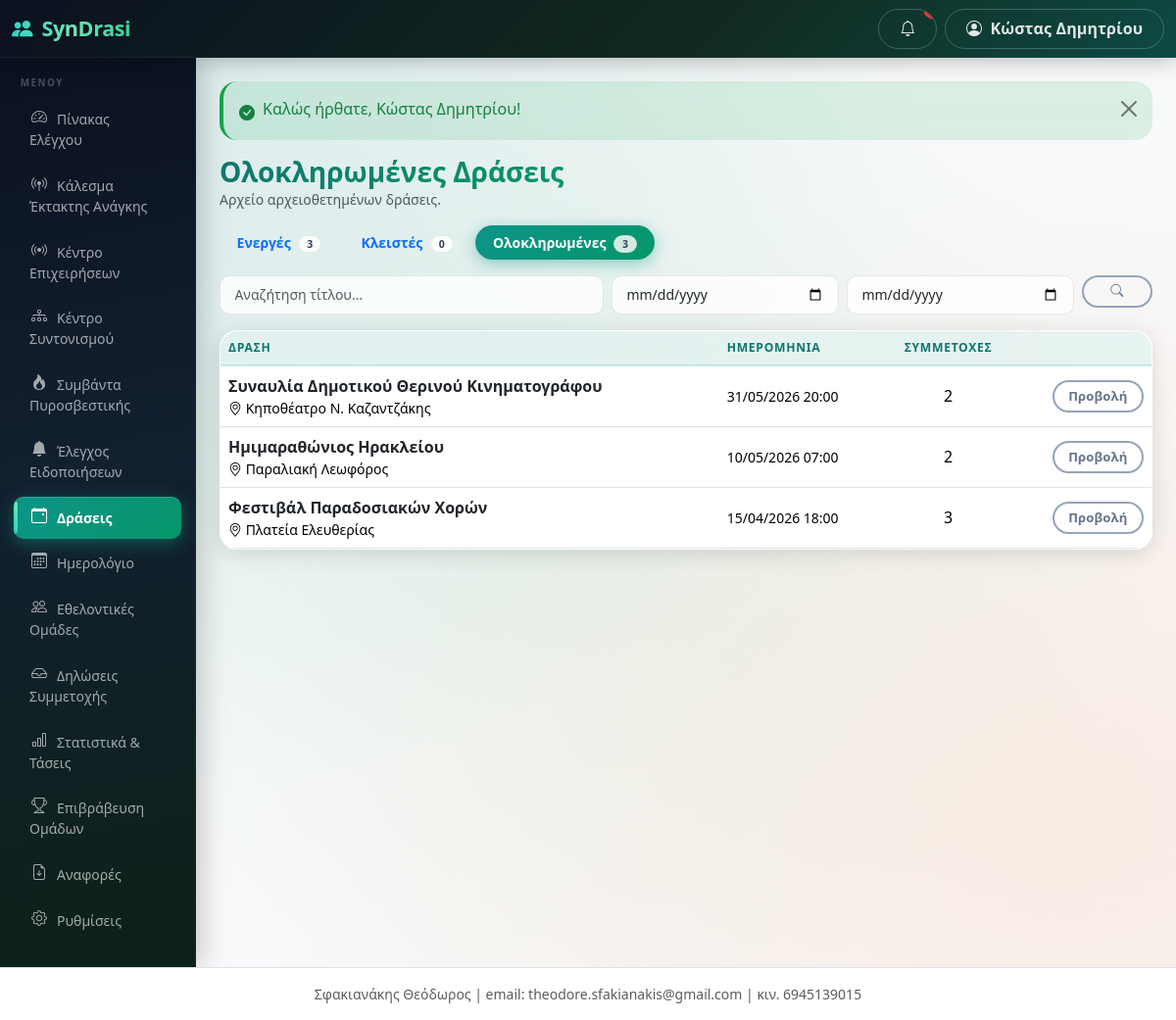
The page /public/events/completed (signed in) on the database its author committed.
### tables this page shows
CREATE TABLE users (
  id INT AUTO_INCREMENT PRIMARY KEY,
  municipality_id INT NULL,
  team_id INT NULL,
  name VARCHAR(255) NOT NULL,
  email VARCHAR(255) NOT NULL UNIQUE,
  phone VARCHAR(50) NULL,
  password_hash VARCHAR(255) NOT NULL,
  role ENUM('super_admin','municipality_admin','team_admin','event_operator') NOT NULL,
  status ENUM('active','inactive') NOT NULL DEFAULT 'active',
  language_code VARCHAR(10) NULL,
  last_login_at DATETIME NULL,
  created_at DATETIME NOT NULL DEFAULT CURRENT_TIMESTAMP,
  updated_at DATETIME NULL ON UPDATE CURRENT_TIMESTAMP,
  INDEX idx_users_municipality_id (municipality_id),
  INDEX idx_users_team_id (team_id),
  FOREIGN KEY (language_code) REFERENCES languages(code)
);

CREATE TABLE events (
  id INT AUTO_INCREMENT PRIMARY KEY,
  municipality_id INT NOT NULL,
  category_id INT NULL,
  title VARCHAR(255) NOT NULL,
  description TEXT NULL,
  location_name VARCHAR(255) NULL,
  address VARCHAR(255) NULL,
  latitude DECIMAL(10,7) NULL,
  longitude DECIMAL(10,7) NULL,
  start_datetime DATETIME NOT NULL,
  end_datetime DATETIME NOT NULL,
  requested_people INT NOT NULL DEFAULT 0,
  requested_vehicle TINYINT(1) NOT NULL DEFAULT 0,
  requested_medical_equipment TINYINT(1) NOT NULL DEFAULT 0,
  requested_items_json TEXT NULL,
  instructions TEXT NULL,
  status ENUM('draft','open','review','confirmed','active','closed','completed','cancelled') NOT NULL DEFAULT 'draft',
  public_token VARCHAR(64) NULL UNIQUE,
  published_at DATETIME NULL,
  created_by INT NOT NULL,
  created_at DATETIME NOT NULL DEFAULT CURRENT_TIMESTAMP,
  updated_at DATETIME NULL ON UPDATE CURRENT_TIMESTAMP,
  last_activity_at DATETIME NULL COMMENT 'bumped by live-ops writes; poll change detection (migration 040)',
  reconciliation_notes TEXT NULL,
  story_token VARCHAR(64) NULL COMMENT 'no-login public Story link',
  story_published_at DATETIME NULL,
  INDEX idx_events_municipality_id (municipality_id),
  INDEX idx_events_status (status),
  INDEX idx_events_start_datetime (start_datetime),
  INDEX idx_events_story_token (story_token),
  INDEX idx_events_muni_status_start (municipality_id, status, start_datetime)
);

### views/events/completed.php (the view)
<?php
$terms = $terms ?? authority_context();
$eventPlural = $terms['event_plural'] ?? 'Δράσεις';
$eventPluralLc = $terms['event_plural_lc'] ?? 'δράσεις';
$eventSingular = $terms['event_singular'] ?? 'Δράση';
?>
<div class="d-flex flex-wrap justify-content-between align-items-center mb-3 gap-2">
  <div>
    <h1 class="h3 mb-0"><?= e(t('events/completed.001', 'Ολοκληρωμένες')) ?> <?= e($eventPlural) ?></h1>
    <p class="text-muted small mb-0"><?= e(t('events/completed.012', 'Αρχείο αρχειοθετημένων')) ?> <?= e($eventPluralLc) ?>.</p>
  </div>
</div>
<ul class="nav nav-pills mb-3 small">
  <li class="nav-item"><a class="nav-link" href="<?= e(url('/events')) ?>"><?= e(t('events/completed.003', 'Ενεργές')) ?> <span class="badge text-bg-light ms-1"><?= (int) ($tabCounts['active'] ?? 0) ?></span></a></li>
  <li class="nav-item"><a class="nav-link" href="<?= e(url('/events/closed')) ?>"><?= e(t('events/completed.004', 'Κλειστές')) ?> <span class="badge text-bg-light ms-1"><?= (int) ($tabCounts['closed'] ?? 0) ?></span></a></li>
  <li class="nav-item"><a class="nav-link active" href="<?= e(url('/events/completed')) ?>"><?= e(t('events/completed.001', 'Ολοκληρωμένες')) ?> <span class="badge text-bg-light ms-1"><?= (int) ($tabCounts['completed'] ?? 0) ?></span></a></li>
</ul>
<form method="get" class="row g-2 mb-3">
  <div class="col-md-5">
    <input type="text" name="q" class="form-control form-control-sm" placeholder="<?= e(t('events/completed.009', 'Αναζήτηση τίτλου...')) ?>" value="<?= e($q) ?>">
  </div>
  <div class="col-md-3">
    <input type="date" name="from" class="form-control form-control-sm" value="<?= e($from) ?>" title="<?= e(t('events/completed.010', 'Από')) ?>">
  </div>
  <div class="col-md-3">
    <input type="date" name="to" class="form-control form-control-sm" value="<?= e($to) ?>" title="<?= e(t('events/completed.011', 'Έως')) ?>">
  </div>
  <div class="col-md-1">
    <button class="btn btn-sm btn-outline-secondary w-100"><i class="bi bi-search"></i></button>
  </div>
</form>
<?php if (!$events): ?>
  <div class="alert alert-info"><?= e(t('events/completed.013', 'Δεν βρέθηκαν ολοκληρωμένες')) ?> <?= e($eventPluralLc) ?>.</div>
<?php else: ?>
  <div class="card shadow-sm">
    <div class="table-responsive">
      <table class="table table-hover align-middle mb-0">
        <thead class="table-light">
          <tr>
            <th><?= e($eventSingular) ?></th>
            <th><?= e(t('events/completed.006', 'Ημερομηνία')) ?></th>
            <th class="text-center"><?= e(t('events/completed.007', 'Συμμετοχές')) ?></th>
            <th></th>
          </tr>
        </thead>
        <tbody>
          <?php foreach ($events as $e): ?>
            <tr class="text-muted">
              <td>
                <strong class="text-body"><?= e($e['title']) ?></strong>
                <?php if ($e['location_name']): ?>
                  <div class="small"><i class="bi bi-geo-alt"></i> <?= e($e['location_name']) ?></div>
                <?php endif; ?>
              </td>
              <td class="small text-nowrap"><?= e(gr_datetime($e['start_datetime'])) ?></td>
              <td class="text-center"><?= (int) $e['applications_count'] ?></td>
              <td class="text-end">
                <a href="<?= e(url('/events/' . $e['id'])) ?>" class="btn btn-sm btn-outline-secondary"><?= e(t('events/completed.008', 'Προβολή')) ?></a>
              </td>
            </tr>
          <?php endforeach; ?>
        </tbody>
      </table>
    </div>
  </div>
<?php endif; ?>

### app/Helpers/Router.php (shortened to what the rows shown need)
<?php
class Router
{
    private $routes = [];
    public function get($pattern, $handler, array $options = [])
    {
        $this->routes[] = ['GET', $pattern, $handler, $options];
    }
    public function post($pattern, $handler, array $options = [])
    {
        $this->routes[] = ['POST', $pattern, $handler, $options];
    }
    public function dispatch($method, $uri)
    {
        $path = parse_url($uri, PHP_URL_PATH);
        $base = base_uri();
        if ($base !== '' && strpos($path, $base) === 0) {
            $path = substr($path, strlen($base));
        } else {
            $parent = preg_replace('#/public$#', '', $base);
            if ($parent !== $base && $parent !== '' && strpos($path, $parent) === 0) {
                $path = substr($path, strlen($parent));
            }
        }
        $path = '/' . trim($path, '/');
        foreach ($this->routes as $route) {
            list($m, $pattern, $handler, $options) = $route;
            if ($m !== $method) {
                continue;
            }
            $regex = '#^' . preg_replace_callback(
                '/\{([a-zA-Z_]+)\}/',
                function ($m) {
                    return $m[1] === 'token' ? '([A-Za-z0-9]+)' : '(\d+)';
                },
                $pattern
            ) . '$#';
            if (preg_match($regex, $path, $matches)) {
                array_shift($matches);
                $this->enforceAccess($options);
                list($class, $action) = explode('@', $handler);
                $controller = new $class();
                return call_user_func_array([$controller, $action], $matches);
            }
        }
    }
    private function enforceAccess(array $options)
    {
        if (!empty($options['roles'])) {
            requireRole($options['roles']);
            return;
        }
    }
}

### views/layouts/header.php (shortened to what the rows shown need)
<?php $unreadCount = is_logged_in() ? Notification::unreadCount($_SESSION['user_id']) : 0; ?>
<!DOCTYPE html>
<html lang="el">
<head>
<link href="https://cdn.jsdelivr.net/npm/bootstrap@5.3.3/dist/css/bootstrap.min.css" rel="stylesheet">
<link href="https://cdn.jsdelivr.net/npm/bootstrap-icons@1.11.3/font/bootstrap-icons.min.css" rel="stylesheet">
<link href="<?= e(url('/assets/css/app.css')) ?>" rel="stylesheet">
</head>
<body class="bg-light">
<nav class="navbar navbar-dark syndrasi-topbar sticky-top">
  <div class="container-fluid">
    <div class="d-flex align-items-center">
      <button class="btn btn-outline-light d-lg-none me-2" type="button" data-bs-toggle="offcanvas" data-bs-target="#sidebarMenu" aria-label="<?= e(t('layouts/header.006', 'Μενού')) ?>">
      </button>
      <a class="navbar-brand fw-bold" href="<?= e(url('/')) ?>">
        <i class="bi bi-people-fill me-1"></i> SynDrasi
      </a>
    </div>
    <div class="d-flex align-items-center gap-2">
      <a href="<?= e(url('/notifications')) ?>" class="btn btn-outline-light position-relative" title="<?= e(t('layouts/header.008', 'Ειδοποιήσεις')) ?>" id="navNotifBell">
        <i class="bi bi-bell"></i>
        <span class="position-absolute top-0 start-100 translate-middle badge rounded-pill bg-danger"
              id="navNotifBadge" <?= $unreadCount > 0 ? '' : 'style="display:none"' ?>><?= (int) $unreadCount ?></span>
      </a>
      <div class="dropdown">
        <button class="btn btn-outline-light dropdown-toggle" data-bs-toggle="dropdown">
          <i class="bi bi-person-circle me-1"></i>
          <span class="d-none d-md-inline"><?= e(current_user() ? current_user()['name'] : '') ?></span>
        </button>
      </div>
    </div>
  </div>
</nav>
<div class="container-fluid">
  <div class="row">
    <?php include BASE_PATH . '/views/layouts/sidebar.php'; ?>
    <main class="col-lg-10 ms-sm-auto px-3 px-md-4 py-4">
      <?php include BASE_PATH . '/views/layouts/flash.php'; ?>

### views/layouts/sidebar.php (shortened to what the rows shown need)
<?php
$role = current_role();
$currentPath = parse_url($_SERVER['REQUEST_URI'], PHP_URL_PATH);
$midForTerms = function_exists('current_municipality_id') ? current_municipality_id() : null;
$authorityTerms = $midForTerms ? authority_context($midForTerms) : authority_defaults('municipality');
$authorityTypeForMenu = $authorityTerms['authority_type'] ?? 'municipality';
$eventMenuLabel = t('authority/' . $authorityTypeForMenu . '.event_plural', $authorityTerms['event_plural'] ?? 'Δράσεις');
$teamMenuLabel = t('authority/' . $authorityTypeForMenu . '.team_plural', $authorityTerms['team_plural'] ?? 'Εθελοντικές Ομάδες');
$menus = [];
if ($role === 'municipality_admin') {
    $menus = [
        ['/dashboard',    'bi-speedometer2',              t('layouts/sidebar.003', 'Πίνακας Ελέγχου')],
        ['/mobilizations', 'bi-broadcast-pin',            t('layouts/sidebar.004', 'Κάλεσμα Έκτακτης Ανάγκης')],
        ['/operations',   'bi-broadcast',                 t('layouts/sidebar.005', 'Κέντρο Επιχειρήσεων')],
        ['/operations/war-room', 'bi-diagram-3',          t('layouts/sidebar.006', 'Κέντρο Συντονισμού')],
        ['/fire-service', 'bi-fire',                       t('layouts/sidebar.007', 'Συμβάντα Πυροσβεστικής')],
        ['/notification-center', 'bi-bell-fill',           t('layouts/sidebar.008', 'Έλεγχος Ειδοποιήσεων')],
        ['/events',       'bi-calendar-event',            $eventMenuLabel],
        ['/events/calendar', 'bi-calendar3',              t('layouts/sidebar.009', 'Ημερολόγιο')],
        ['/teams',        'bi-people',                    $teamMenuLabel],
        ['/applications', 'bi-inbox',                     t('layouts/sidebar.010', 'Δηλώσεις Συμμετοχής')],
        ['/statistics',   'bi-bar-chart',                 t('layouts/sidebar.011', 'Στατιστικά & Τάσεις')],
        ['/awards',       'bi-trophy',                    t('layouts/sidebar.012', 'Επιβράβευση Ομάδων')],
        ['/reports',      'bi-file-earmark-arrow-down',   t('layouts/sidebar.013', 'Αναφορές')],
        ['/settings',     'bi-gear',                      t('layouts/sidebar.014', 'Ρυθμίσεις')],
    ];
}
$base = base_uri();
function sidebar_active($path, $currentPath, $base)
{
    $full = $base . $path;
    if (in_array($path, ['/dashboard','/team/dashboard','/admin/dashboard','/events/calendar'], true)) {
        return $currentPath === $full;
    }
    return strpos($currentPath, $full) === 0;
}
?>
<div class="offcanvas-lg offcanvas-start col-lg-2 d-lg-block sidebar p-0" tabindex="-1" id="sidebarMenu">
  <?php
  if (in_array($role, ['municipality_admin', 'event_operator'], true)) {
      $mid = current_municipality_id();
      if ($mid && class_exists('MunicipalitySetting')) {
          $sidebarLogoUrl = MunicipalitySetting::get($mid, 'branding_logo', '');
      }
  }
  ?>
  <div class="sidebar-label"><?= e(t('layouts/sidebar.001', 'Μενού')) ?></div>
  <ul class="nav flex-column mb-auto px-1 pb-4">
    <?php foreach ($menus as $m): ?>
    <li class="nav-item">
      <a href="<?= e(url($m[0])) ?>"
         class="nav-link sidebar-link<?= sidebar_active($m[0], $currentPath, $base) ? ' active' : '' ?>">
        <i class="bi <?= e($m[1]) ?> me-2"></i><?= e($m[2]) ?>
      </a>
    </li>
    <?php endforeach; ?>
  </ul>
</div>

### rows shown on the page
users: name "Κώστας Δημητρίου", language_code "ΜΕΝΟΎ", language_code "Ολοκληρωμένες", language_code "Αρχείο αρχειοθετημένων", language_code "Ενεργές", language_code "Κλειστές", q "Αναζήτηση τίτλου...", language_code "ΗΜΕΡΟΜΗΝΊΑ", language_code "ΣΥΜΜΕΤΟΧΈΣ", language_code "Προβολή"
events: title "Συναυλία Δημοτικού Θερινού Κινηματογράφου", location_name "Κηποθέατρο Ν. Καζαντζάκης", start_datetime "31/05/2026 20:00", applications_count "2"
events: title "Ημιμαραθώνιος Ηρακλείου", location_name "Παραλιακή Λεωφόρος", start_datetime "10/05/2026 07:00", applications_count "2"
events: title "Φεστιβάλ Παραδοσιακών Χορών", location_name "Πλατεία Ελευθερίας", start_datetime "15/04/2026 18:00", applications_count "3"

### other values the page prints
$m[2] "Πίνακας Ελέγχου"
$m[2] "Κάλεσμα Έκτακτης Ανάγκης"
$m[2] "Κέντρο Επιχειρήσεων"
$m[2] "Κέντρο Συντονισμού"
$m[2] "Συμβάντα Πυροσβεστικής"
$m[2] "Έλεγχος Ειδοποιήσεων"
$m[2] "Δράσεις"
$m[2] "Ημερολόγιο"
$m[2] "Εθελοντικές Ομάδες"
$m[2] "Δηλώσεις Συμμετοχής"
$m[2] "Στατιστικά & Τάσεις"
$m[2] "Επιβράβευση Ομάδων"
$m[2] "Αναφορές"
$m[2] "Ρυθμίσεις"
$f['message'] "Καλώς ήρθατε, Κώστας Δημητρίου!"
